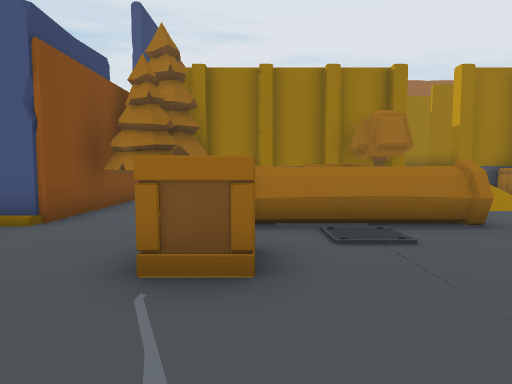
view 1 (above)

17 first-person views from a walk through a Unity game level. The camera is 1.4 m above the floor, tilts 4° down and sees 75° across. The floor is counted in squares, 1 m on a side. Each view is taken from the middle of a square. On the plan, view 1 faces up. The plan holds only what a view shows up to about 15 squares ahead; the rest is blank. The place goes on beyond the plan. The player character is not drawn. Door leaves are left out, so doorways stand open.

view 2
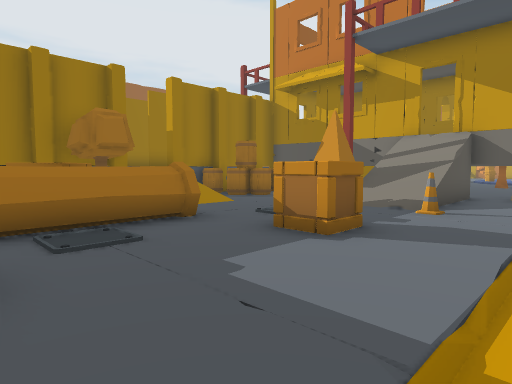

view 3
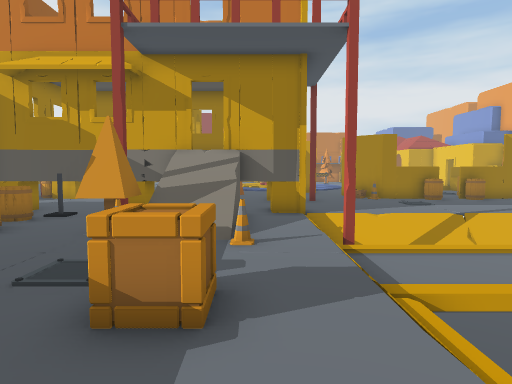

view 4
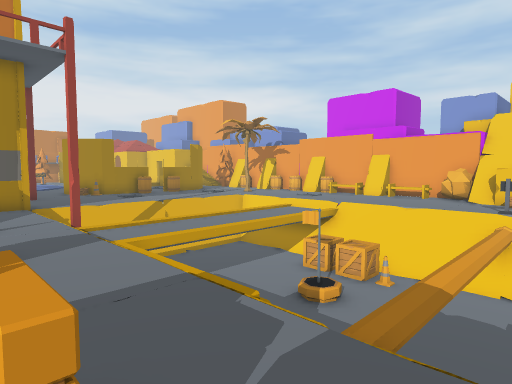

view 5
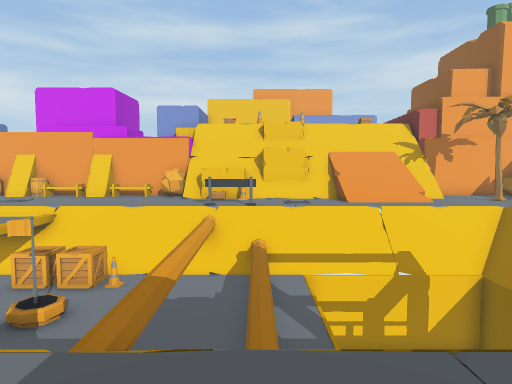

view 6
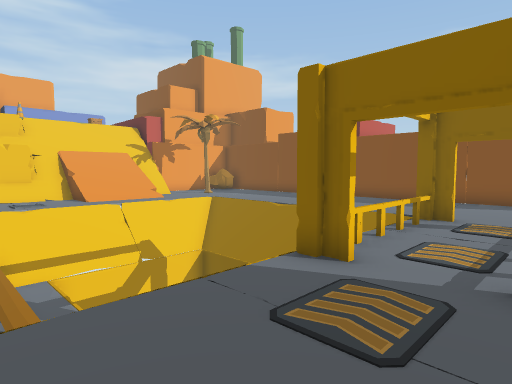

view 7
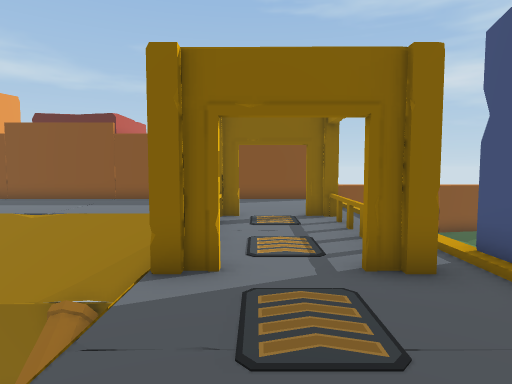

view 8
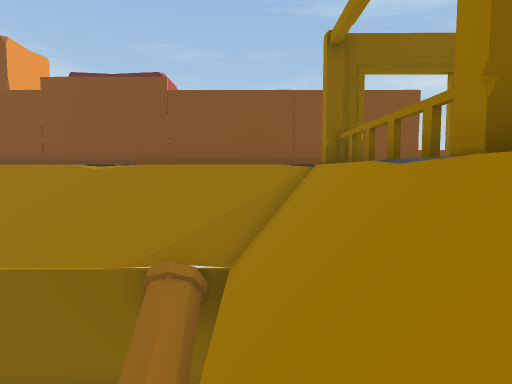

view 9
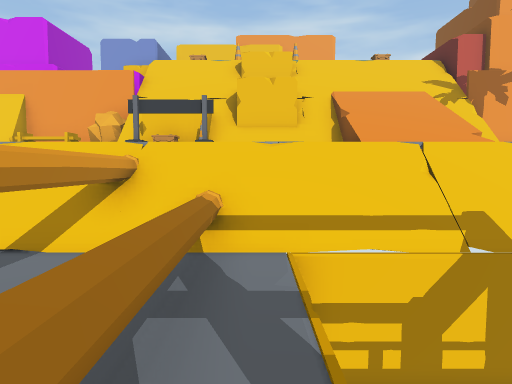

view 10
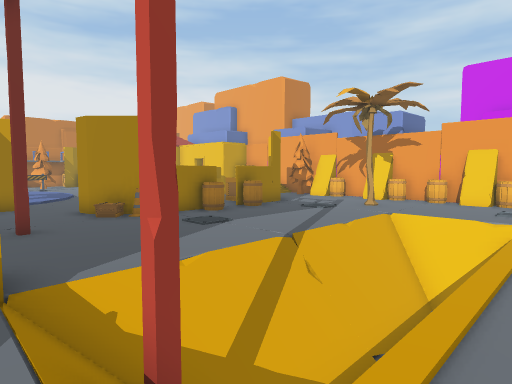

view 11
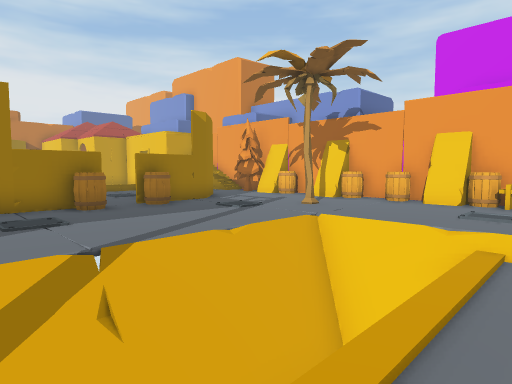

view 12
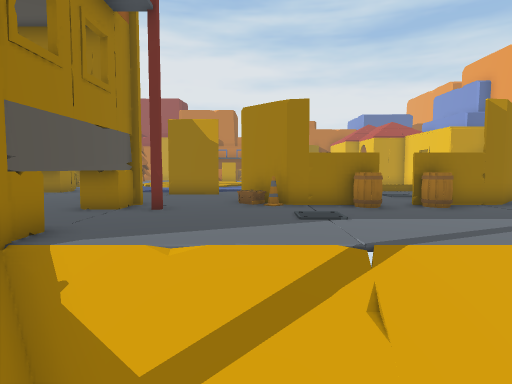

view 13
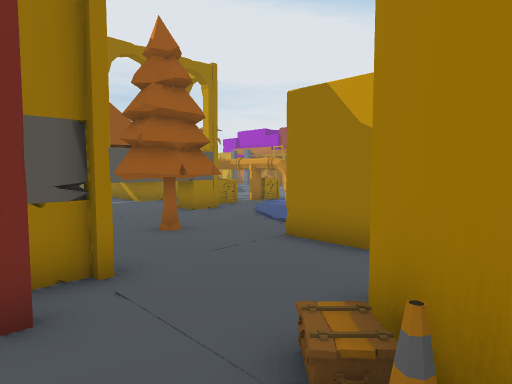

view 14
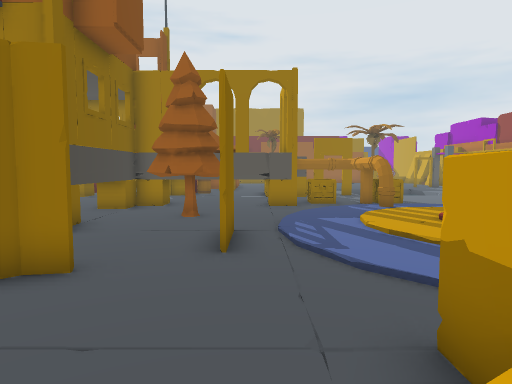

view 15
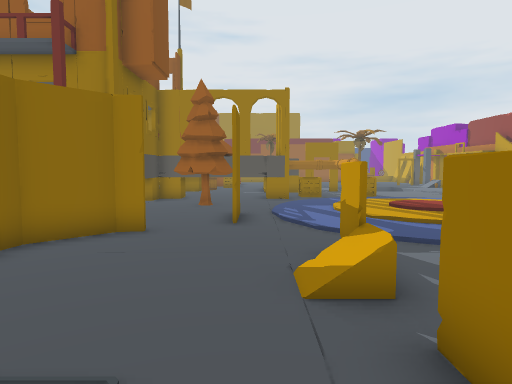

view 16
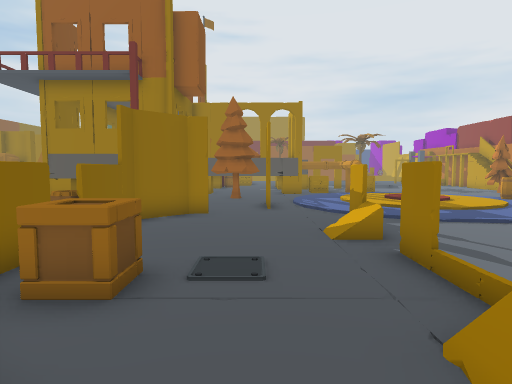

view 17
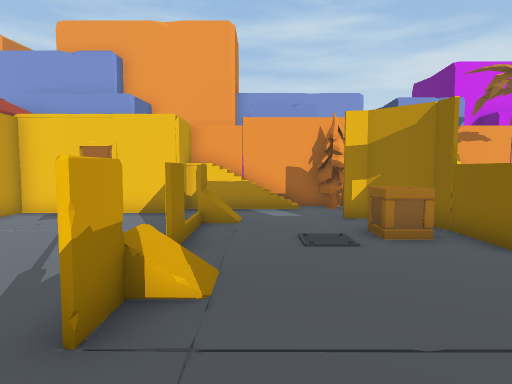

### Floor plan
Key: @ floor where view 1 was taken; # wall or solid block; x gap in a wall; . main floor; : floor 0.25 m higher than the main floor; - floor 0.25 m lower than the main floor; _ floor 1.5 m lower than the main floor; < floor 1.75 m lower than the main floor; ( floor 2 m lower than the main floor; / step, stairs or slope; D open door; = window, fence, low wall or low ledge; ≈ liquid the walk keeps out of; ^ raised ledge; v drop or lower ground; T pine tree; R tree; C crate; P pipe; B barrel; N cone; A barrier; L palm tree; O other object.
Columns run from 17 left of view 1 to 27 right of it. Each row starts with its distance up from view 1.
  9              OTTT   RR = OOO O
  8              O#T       /.BBBOO            O
  7              OTT  CC  .......O          CCPPC
  6 #v         O O.. PPCP....TT  O   ####xxO..PPC
  5 #/   //// //// . PPPP...OTT  O   #........PP.
  4 #.....DOOOOxD............////x   #.. ......P.
  3 #...............CC...CC..////x   #.TTT....:::
  2 #.......................N....O   #.TTT...::::
  1 #.....DOOOOxD................OOOOOO......::::
  0 #   ..//////// //@/////--//#/....##..#...::::
 -1 #  ...///////// ==    /---///........#...::::
 -2 O ....//≈     (O(#     ---(//.............:::
 -3 O.....//≈    ≈(O(# ((( ---(//.....##.........
 -4 O.....//≈    ≈(O(# (_((---(//....N#..........
 -5 O.....//≈    ≈(O(# (<((---(///....#....#....
 -6 O.....//≈    ≈(O(# ((((---(//....B#....O....
 -7 O.....//≈≈≈≈≈≈(O(#(NCC/---(//..............
 -8 #...  /////////O/=/////---///....B#....#....
 -9 #..   /////////////////--////.....#C.........
-10 #    ...///../.AAA................#..........
-11 #   ....////..................L...##...#.....
-12     L...////....OO......................... .
-13       =/////////  /O.    ..........R....### #
-14       x/////// O///OO. # .B#BBB#.B#RR ###
-15     OO#////// O////#####  OO# O#####O###O  OO
-16      #^//////  ////                        OO
-17     O ^     O  O    OO OOOOO            OOOOO
-18     O              OOO    OOO               O

Positions as (right, up) in squares from view 1, and headings:
1: (0, 0), facing up
2: (0, 0), facing up-right
3: (1, 2), facing right
4: (-2, 3), facing down-right
5: (-2, 3), facing down
6: (-1, 4), facing down-left
7: (-1, 2), facing left
8: (-3, -1), facing left
9: (-3, -2), facing down
10: (7, 1), facing down-right
11: (7, -3), facing down-right
12: (7, -3), facing right
13: (15, -4), facing up-right
14: (21, -7), facing up
15: (21, -10), facing up
16: (20, -13), facing up
17: (21, -2), facing down
